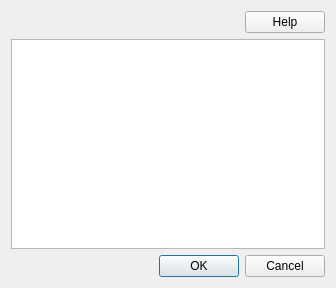
<?xml version="1.0" encoding="UTF-8"?>
<ui version="4.0">
 <class>Dialog</class>
 <widget class="QDialog" name="Dialog">
  <property name="geometry">
   <rect>
    <x>0</x>
    <y>0</y>
    <width>336</width>
    <height>288</height>
   </rect>
  </property>
  <property name="windowTitle">
   <string>Scenarios</string>
  </property>
  <layout class="QHBoxLayout" name="horizontalLayout_2">
   <item>
    <layout class="QVBoxLayout" name="verticalLayout_2">
     <item>
      <layout class="QHBoxLayout" name="horizontalLayout">
       <item>
        <spacer name="horizontalSpacer">
         <property name="orientation">
          <enum>Qt::Horizontal</enum>
         </property>
         <property name="sizeHint" stdset="0">
          <size>
           <width>40</width>
           <height>20</height>
          </size>
         </property>
        </spacer>
       </item>
       <item>
        <widget class="QPushButton" name="btn_help">
         <property name="text">
          <string notr="true">Help</string>
         </property>
        </widget>
       </item>
      </layout>
     </item>
     <item>
      <widget class="QSplitter" name="splitter">
       <property name="orientation">
        <enum>Qt::Horizontal</enum>
       </property>
       <widget class="QTreeView" name="scenarios_tree"/>
      </widget>
     </item>
     <item>
      <layout class="QHBoxLayout" name="horizontalLayout_5">
       <item>
        <spacer name="horizontalSpacer_2">
         <property name="orientation">
          <enum>Qt::Horizontal</enum>
         </property>
         <property name="sizeHint" stdset="0">
          <size>
           <width>40</width>
           <height>20</height>
          </size>
         </property>
        </spacer>
       </item>
       <item>
        <widget class="QDialogButtonBox" name="buttonBox">
         <property name="standardButtons">
          <set>QDialogButtonBox::Cancel|QDialogButtonBox::Ok</set>
         </property>
        </widget>
       </item>
      </layout>
     </item>
    </layout>
   </item>
  </layout>
 </widget>
 <tabstops>
  <tabstop>btn_help</tabstop>
  <tabstop>scenarios_tree</tabstop>
 </tabstops>
 <resources/>
 <connections/>
</ui>
